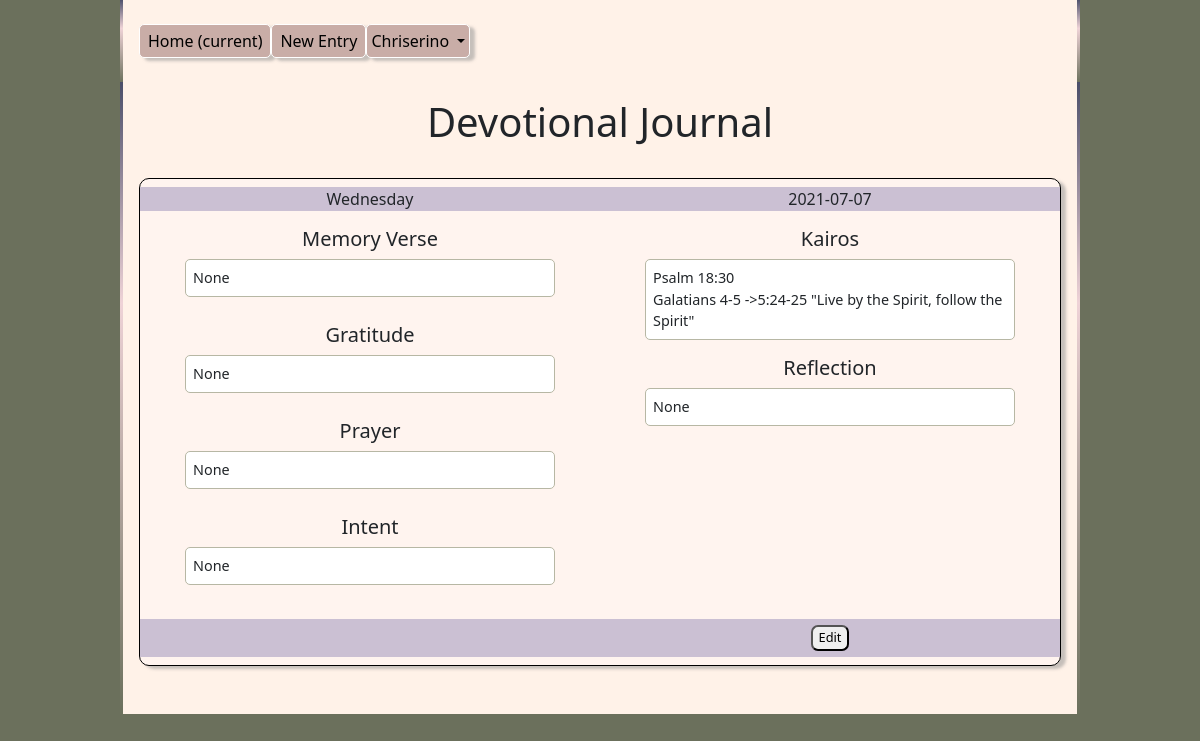
The app's page /day.php?day=2021-07-07 (signed in) with its own data.
### tables this page shows
CREATE TABLE `day` (
  `username` varchar(20) NOT NULL,
  `Today` date NOT NULL,
  `Day` text NOT NULL,
  `MemoryVerse` text DEFAULT NULL,
  `Gratitude` text DEFAULT NULL,
  `Prayer` text DEFAULT NULL,
  `Intent` text DEFAULT NULL,
  `Kairos` text NOT NULL,
  `Reflection` text DEFAULT NULL
);

### db.func.php (the view, shortened to what this page needs)
<?php
function getDayOfWeek($day)
{
    $link = connect();
    $query = "SELECT Day FROM day WHERE Today = '$day'";
    $result = $link->query($query);
    $row = $result->fetch_row();
    echo $row[0];
}
function getMemVerse($day)
{
    $link = connect();
    $username = $_SESSION["username"];
    $query = "SELECT MemoryVerse FROM day WHERE Today = '$day' AND day.username='$username'";
    $result = $link->query($query);
    $row = $result->fetch_row();
    if ($row[0] != null) {
        echo nl2br($row[0]);
    } else {
        echo " None ";
    }
}
function getGratitude($day)
{
    $link = connect();
    $username = $_SESSION["username"];
    $query = "SELECT Gratitude FROM day WHERE Today = '$day' AND day.username = '$username'";
    $result = $link->query($query);
    $row = $result->fetch_row();
    if ($row[0] != null) {
        echo nl2br($row[0]);
    } else {
        echo " None ";
    }
}
function getPrayer($day)
{
    $link = connect();
    $username = $_SESSION["username"];
    $query = "SELECT Prayer FROM day WHERE Today = '$day' AND day.username = '$username'";
    $result = $link->query($query);
    $row = $result->fetch_row();
    if ($row[0] != null) {
        echo nl2br($row[0]);
    } else {
        echo " None ";
    }
}
function getIntent($day)
{
    $link = connect();
    $username = $_SESSION["username"];
    $query = "SELECT Intent FROM day WHERE Today = '$day' AND day.username = '$username'";
    $result = $link->query($query);
    $row = $result->fetch_row();
    if ($row[0] != null) {
        echo nl2br($row[0]);
    } else {
        echo " None ";
    }
}
function getKairos($day)
{
    $link = connect();
    $username = $_SESSION["username"];
    $query = "SELECT Kairos FROM day WHERE Today = '$day' AND day.username = '$username'";
    $result = $link->query($query);
    $row = $result->fetch_row();
    if ($row[0] != null) {
        echo nl2br($row[0]);
    } else {
        echo " None ";
    }
}
function getReflection($day)
{
    $link = connect();
    $username = $_SESSION["username"];
    $query = "SELECT Reflection FROM day WHERE Today = '$day' AND day.username = '$username'";
    $result = $link->query($query);
    $row = $result->fetch_row();
    if ($row[0] != null) {
        echo $row[0];
    } else {
        echo " None ";
    }
}

### css/main.css (style rules this page uses)
body { width: 80%; margin: auto; background-color: #6b705c; }

### records on screen
day: Day "Wednesday", Kairos "Psalm 18:30 Galatians 4-5 ->5:24-25 \"Live by the Spirit, follow the Spirit\""

### other values on screen
$_SESSION["username"] "Chriserino"
$day "2021-07-07"
